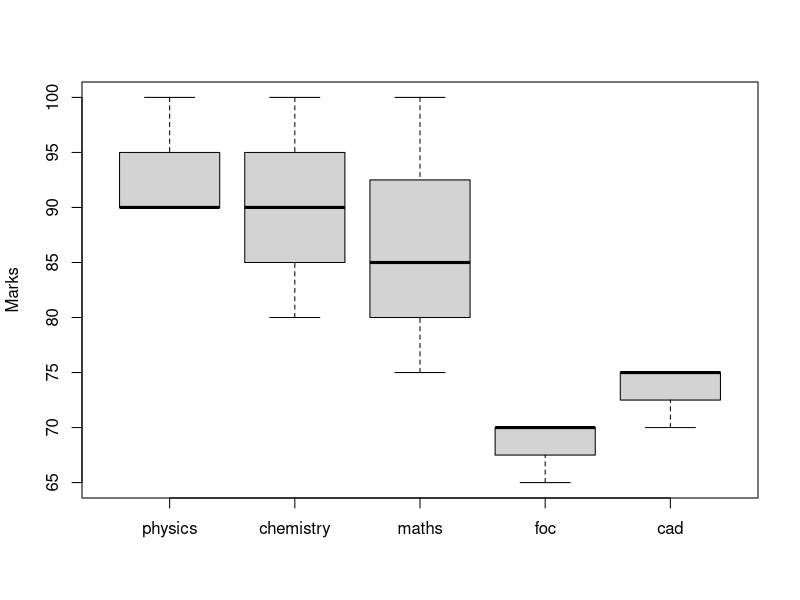
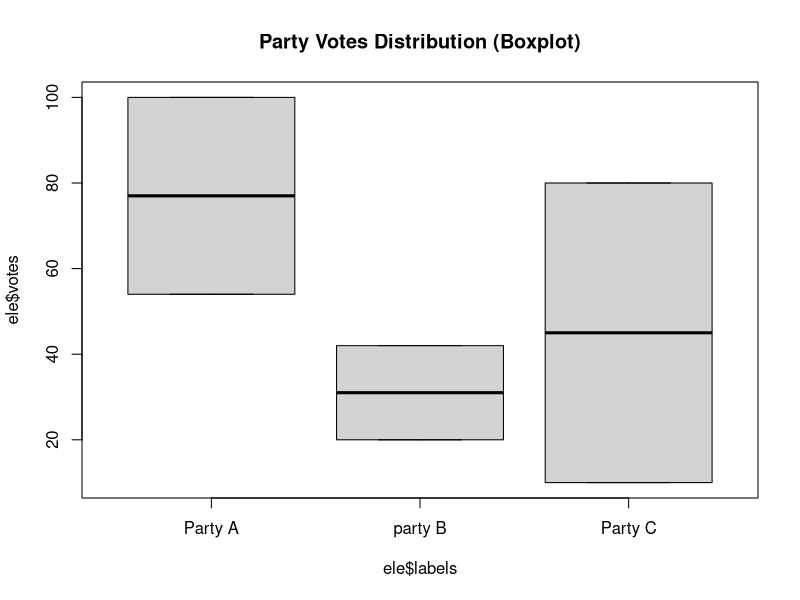
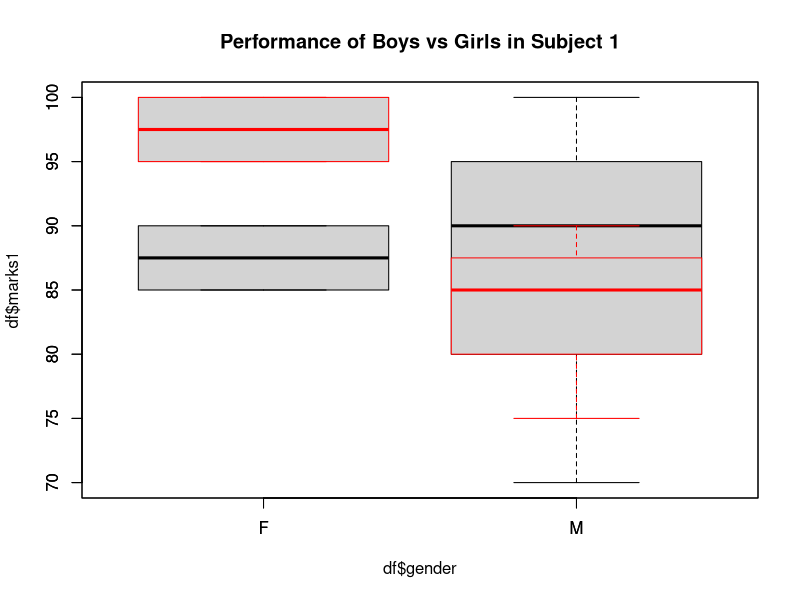

Here is the R script that generated these plots, in order:
df <- data.frame(
  name = c("Ramesh", "Suresh", "Hitesh"),
  physics = c(100,90,90),
  chemistry = c(90,100,80),
  maths = c(75, 85, 100),
  foc = c(65, 70, 70),
  cad = c(70, 75, 75)
)

par(mfrow=c(1,1))
boxplot(df[1:nrow(df), 2:6], names = colnames(df[1:nrow(df), 2:6]), ylab="Marks")

ele = data.frame(
  votes = c(54,42,10, 100, 20, 80),
  labels = c("Party A","party B", "Party C","Party A","party B", "Party C")
)  
boxplot(ele$votes~ele$labels, name = ele$labels, main = "Party Votes Distribution (Boxplot)")

df <- data.frame(
  rollno = c(100, 101, 102, 103, 104),
  marks1 = c(90,100,85,90,70),
  marks2 = c(85,90,100,95,75),
  gender = c('M','M','F','F','M')
)

boxplot(df$marks1~df$gender, labels = c("Male", "Female"), main = "Performance of Boys vs Girls in Subject 1")
boxplot(df$marks2~df$gender, labels = c("Male", "Female"), main = "Performance of Boys vs Girls in Subject 2", add = TRUE, border='red')
